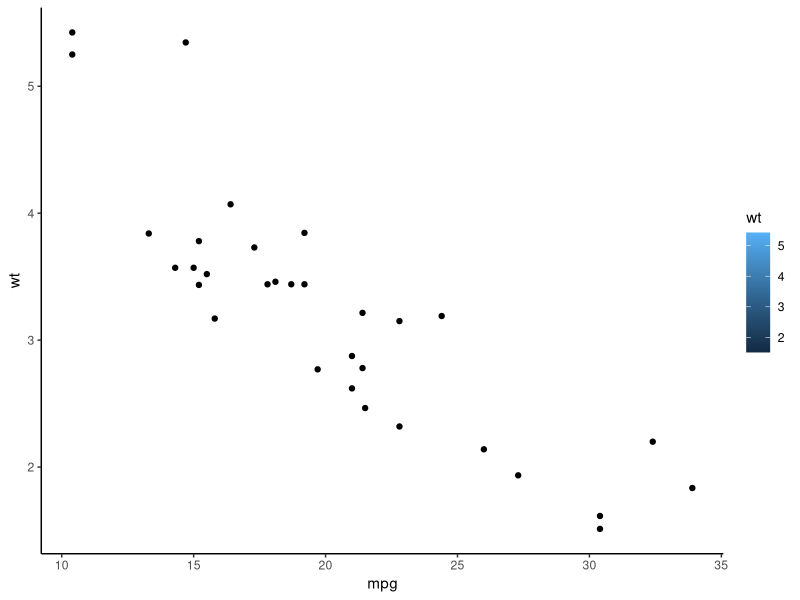
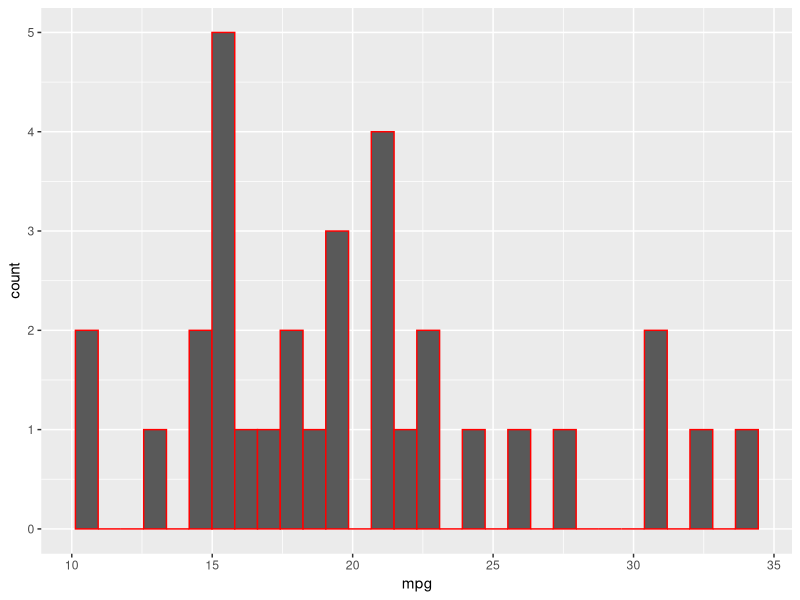
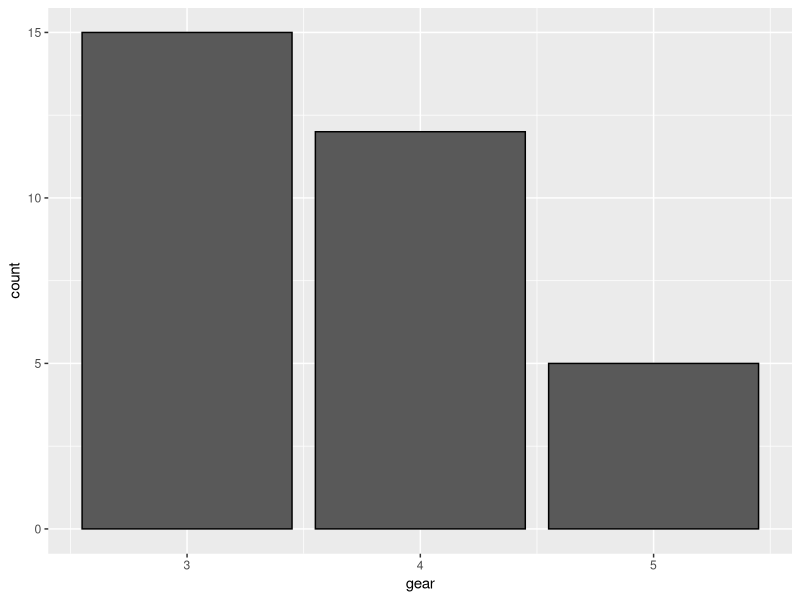
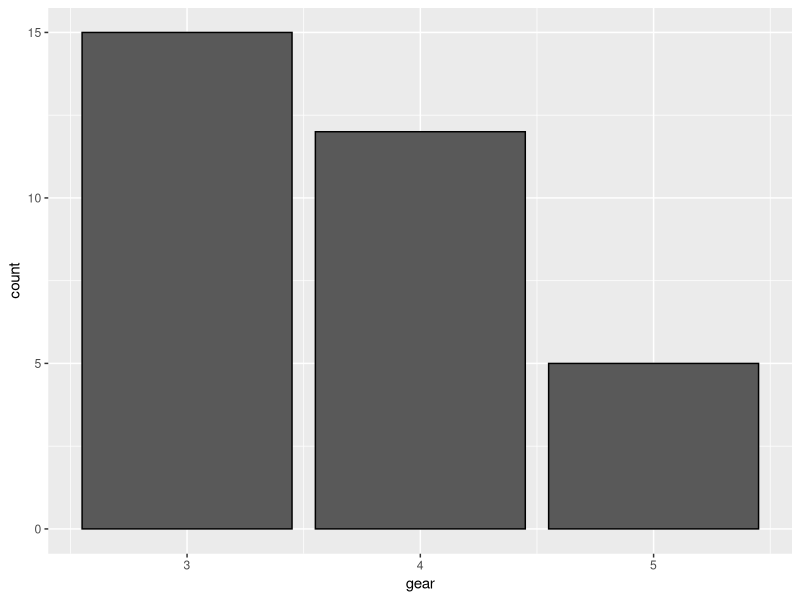
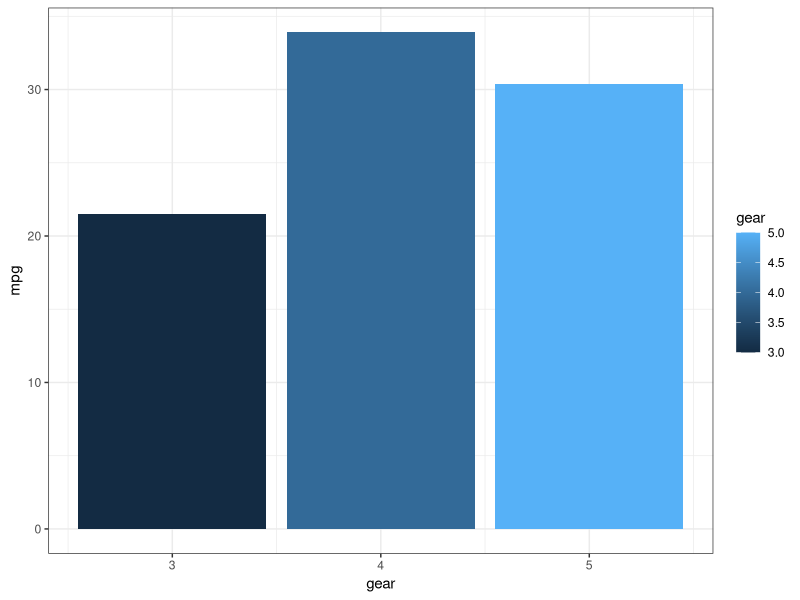
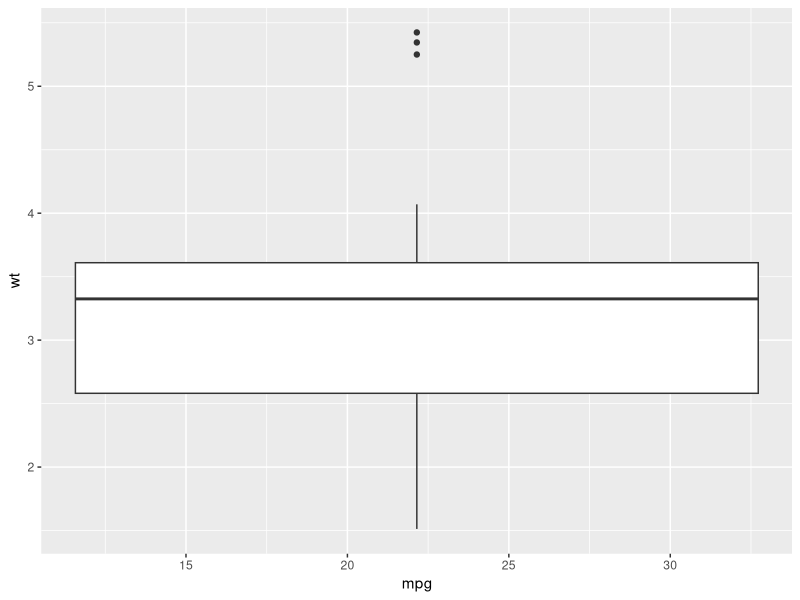
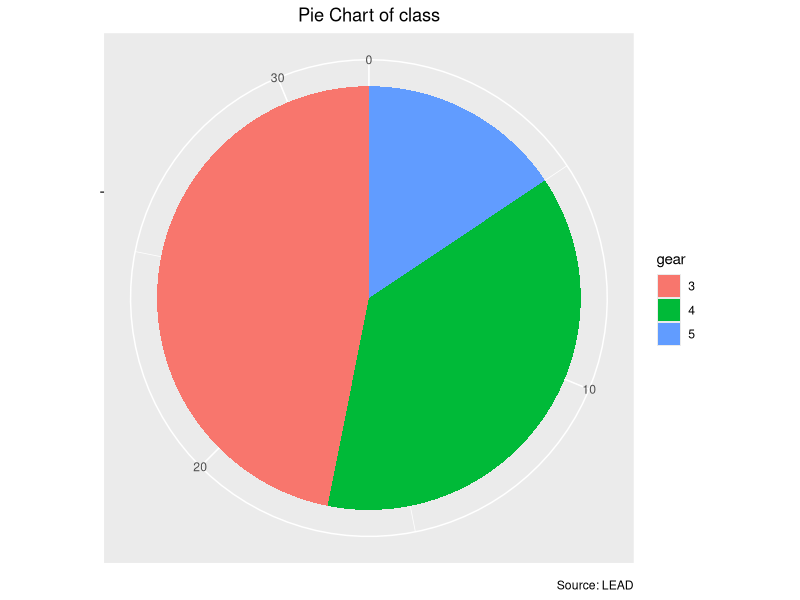

R code for these plots, in order:
library(ggplot2)
head(mtcars)
## scatterplot
ggplot(mtcars,aes(x=mpg,y=wt,fill=wt))+geom_point()+theme_classic()
## Histogram
ggplot(mtcars,aes(x=mpg,fill=mpg))+geom_histogram(colour="red")+theme_gray()
### Barplot
ggplot(mtcars,aes(x=gear,fill=gear))+geom_bar(color="black")+theme_grey()
ggplot(mtcars,aes(x=gear,fill=mpg))+geom_bar(colour="black")+theme_grey()
ggplot(mtcars, aes(x=gear, y=mpg, fill=gear)) +
  geom_bar(stat='identity', position='dodge')+theme_bw()
## Boxplot
ggplot(mtcars,aes(x=mpg,y=wt))+geom_boxplot()+theme()
##
pie <- ggplot(mtcars, aes(x = "", fill = factor(`gear`))) + 
  geom_bar(width = 1) +
  theme(axis.line = element_blank(), 
        plot.title = element_text(hjust=0.5)) + 
  labs(fill="gear", 
       x=NULL, 
       y=NULL, 
       title="Pie Chart of class", 
       caption="Source: LEAD")

pie + coord_polar(theta = "y", start=0)

